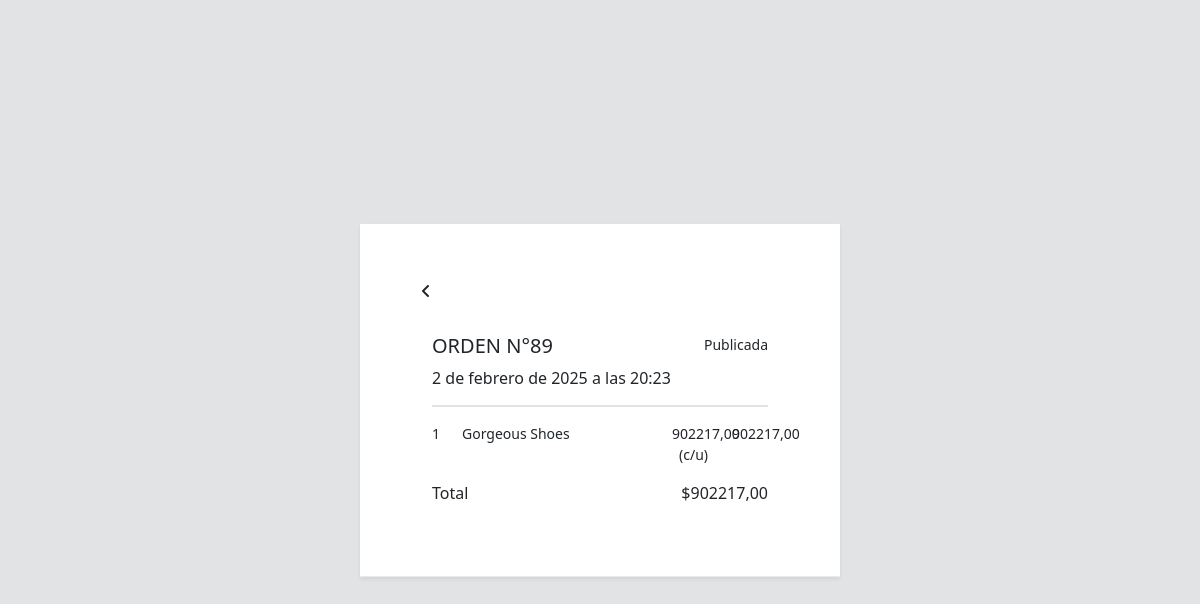
The page /order?order=89 on the database its author committed.
### inventory/models.py (models this page shows, shortened)
class SaleOrder(models.Model):
    options = [
        (1, "Borrador"),
        (2, "Publicada"),
        (3, "Eliminada")
    ]
    date = models.DateTimeField(default=timezone.now)
    customer = models.ForeignKey(Customer, on_delete=models.SET_NULL, null=True)
    status = models.IntegerField(choices=options, default=1)
    registered = models.BooleanField(default=False)

class OrderItem(models.Model):
    order = models.ForeignKey(SaleOrder, on_delete=models.CASCADE)
    product = models.ForeignKey(Product, on_delete=models.SET_NULL, null=True)
    quantity = models.PositiveIntegerField()
    price = models.DecimalField(max_digits=10, decimal_places=2)
    buy_price = models.IntegerField(default=0) #Consulta el precio actual de compra del producto

class Product(models.Model):
    name = models.CharField(max_length=128)
    price = models.FloatField(default=0.0)
    sell_price = models.FloatField(default=0.0)
    stock = models.IntegerField(default=0)
    description = models.TextField(null=True, default=None)
    vendor = models.ForeignKey(Vendor, on_delete=models.SET_NULL, null=True)
    category = models.ForeignKey(Category, on_delete=models.SET_NULL, null=True)
    bar_code = models.CharField(max_length=20, default=0)

### inventory/views.py (the view)
# urls.py: path('order', views.orderView, name='orderView'),
def orderView(request):
    if request.method == 'GET' and request.GET.get('order'):
        order_id = request.GET.get('order')
        order = SaleOrder.objects.get(id=order_id)
        order_items = OrderItem.objects.filter(order=order)
        total = 0
        if order_items:
            for item in order_items:
                actual_price = item.price * item.quantity
                total += actual_price
            for item in order_items:
                item.total_price = item.price * item.quantity
        return render(request, "orderView.html", {"order": order, "order_items": order_items, "total": total})
    else:
        return redirect('/pos')

### inventory/templates/orderView.html (shortened to what this page needs)
<!DOCTYPE html>
<html lang="en">
    <head>
        {% load static %}
        <link rel="stylesheet" href="{% static 'css/bootstrap.min.css' %}">
        <link rel="stylesheet" href="{% static 'css/main.css' %}">
        <link rel="stylesheet" href="{% static 'css/simple-line-icons.css' %}">
        <link rel="stylesheet" href="{% static 'css/font-awesome.css' %}">
        <link rel="stylesheet" href="{% static 'css/styles.css' %}">
        <link rel="stylesheet" href="{% static 'css/dataTables.bootstrap4.css' %}">
        <link rel="stylesheet" href="{% static 'css/font-awesome/css/all.css' %}">
    </head>
<body class="bg-secondary" style="--bs-bg-opacity: .20;">
    <div class="container-fluid" style="height: 100vh; width: 100vw; overflow: hidden;">
        <div class="modal-content position-absolute top-50 start-50 translate-middle shadow-sm p-5" style="width: 40vw; background-color: white; max-height: 80vh; overflow-y:auto;">
            <div class="modal-body ">
                <div class="text-right"><a href="/pos?page=1" class="btn"><i class="fas fa-angle-left" data-dismiss="modal"></i></a> </div>
                <div class="px-4 py-4">
                    <div class="row mb-2">
                        <div class="col-6"><h5 class="text-uppercase">Orden N°{{order.id}}</h5></div>
                        <div class="col-6 d-flex justify-content-end"><small>{{order.get_status_display}}</small></div>
                        <div class="col-12"><span class="theme-color">{{order.date}}</span></div>
                    </div>
                <div class="mb-3">
                    <hr class="new1">
                </div>
                {% for item in order_items %}
                    <div class="d-flex justify-content-between row">
                        <small class="col-1">{{item.quantity}}</small>
                        <small class="col-7">{{item.product.name}}</small>
                        <small class="col-2 text-end">{{item.price}} (c/u)</small>
                        <small class="col-2 text-end">{{item.total_price}}</small>
                    </div>
                {% endfor %}
                <div class="d-flex justify-content-between mt-3">
                    <span class="font-weight-bold text-end">Total</span>
                    <span class="font-weight-bold theme-color">${{total}}</span>
                </div>
                </div>
            </div>
        </div>
    </div>
</body>
</html>

### inventory/static/css/styles.css (style rules this page uses)
html { position: relative; min-height: 100%; }
body { height: 100%; }
:root { --input-padding-x: 0.75rem; --input-padding-y: 0.75rem; }

### rows shown on the page
SaleOrder: id "89", status "Publicada", date "2 de febrero de 2025 a las 20:23"
OrderItem: quantity "1", product.name "Gorgeous Shoes", price "902217,00", total_price "902217,00"

### other values the page prints
{{ total }} "902217,00"
